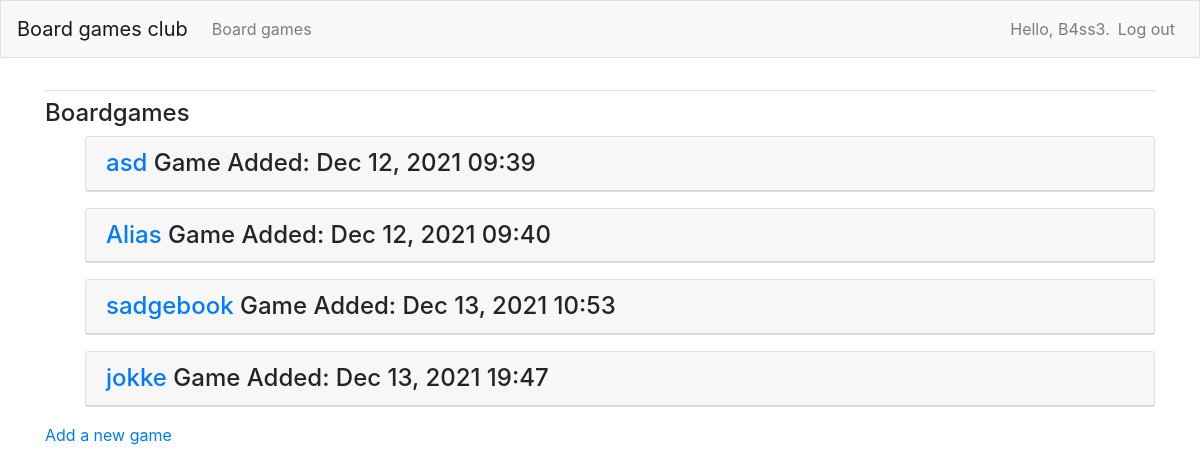
/b_games/ (signed in), run on an earlier commit of the app's database.
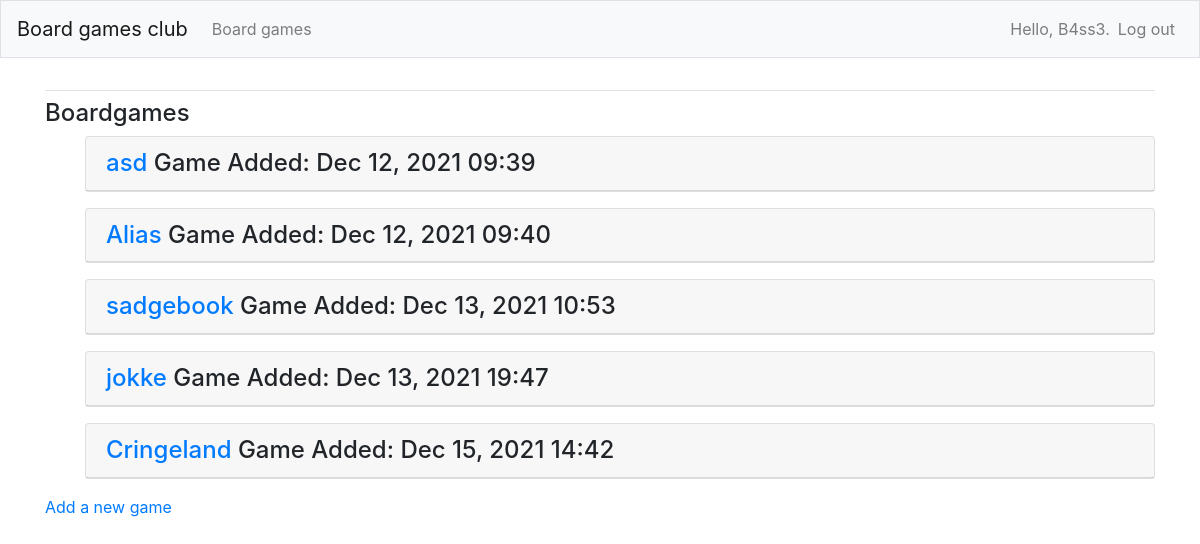
And on a later commit of the database.
### bgc/models.py (models this page shows)
class B_game(models.Model):#Board game class
    name = models.CharField(max_length= 40)#Pelin nimi
    description = models.TextField() #lyhyt pelin kuvaus
    owner = models.ForeignKey(User, on_delete=models.CASCADE)
    date_added = models.DateTimeField(auto_now_add=True)
    date_modified = models.DateTimeField(auto_now= True)
    def __str__(self):
        return self.name

### bgc/views.py (the view)
# urls.py: path('b_games/', views.b_games, name='b_games'),
def b_games(request):
    b_games = B_game.objects.filter(owner=request.user).order_by('date_added')
    b_games = B_game.objects.order_by('date_added')
    context = {'b_games': b_games}
    return render(request, 'bgc/b_games.html', context)

### bgc/templates/bgc/b_games.html
{% extends "bgc/base.html" %}
{% block content %}
    <h4>Boardgames</h4>
    <ul>
        {% for b_game in b_games %}
        <div class="card mb-3">
            <h4 class="card-header">
            <a href="{% url 'bgc:b_game' b_game.id %}">{{ b_game }}</a>
            Game Added: {{ b_game.date_added|date:'M d, Y H:i' }}
            </h4>
        </div class="card-body">
        {% empty %}
            <li> No games have been added yet.</li>
        {% endfor %}
    </ul>
 <a href = "{% url 'bgc:new_b_game' %}"> Add a new game</a>
 {% endblock content %}

What changed in the data, as far as the page shows it:
added B_game: name "Cringeland", date_added "Dec 15, 2021 14:42"
